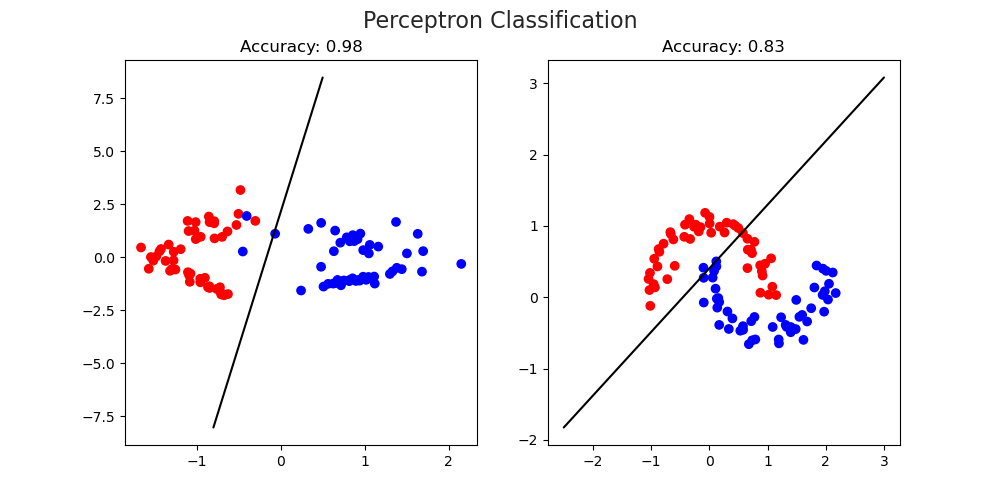

Write Python code to recreate this figure.
import numpy as np
from sklearn.datasets import load_iris, make_classification, make_moons
from sklearn.metrics import accuracy_score
import matplotlib.pyplot as plt
import seaborn as sns


# create a function to display the decision boundary
def f(x, b, w1, w2):
    y = (-(b / w2) / (b / w1)) * x + (-b / w2)
    return y


# create colours for each class
def create_colours(y):
    colours = []
    for i in y:
        if i == 1:
            colours.append("red")
        else:
            colours.append("blue")
    return colours


class Perceptron:
    def __init__(self, n_iter=4, seed=42, eta=0.1):
        self.seed = seed
        self.n_iter = n_iter
        self.eta = eta
        self.W = np.array([])

    @staticmethod
    def pad(X):
        X_instances = X.shape[0]
        X = np.insert(X, 0, np.ones(X_instances), axis=1)
        return X

    @staticmethod
    def z(X, W):
        return X.dot(W)

    @staticmethod
    def a(z):
        z = (-1 if z <= 0 else 1)
        return z

    def fit(self, X_train, y_train):
        X_train = Perceptron.pad(X_train)
        X_features = X_train.shape[1]
        self.W = np.zeros((X_features, 1))

        print(f"Weights: ", self.W.flatten())
        for iteration in range(self.n_iter):
            for x, y in zip(X_train, y_train):
                z = Perceptron.z(x, self.W)
                a = Perceptron.a(z)
                self.W += (self.eta * (y - a) * x)[:, np.newaxis]
            print(f"Weights: ", self.W.flatten())

    def predict(self, X):
        X = Perceptron.pad(X)
        z = Perceptron.z(X, self.W)
        a = np.sign(z)

        return a


if __name__ == "__main__":
    # load the data
    X_simple, y_simple = make_classification(n_features=2, n_classes=2, n_redundant=0, n_informative=2, random_state=1)
    # transform the labels into -1 and 1
    y_simple = np.where(y_simple == 0, 1, -1)

    # load the data
    X_difficult, y_difficult = noisy_moons = make_moons(n_samples=100, noise=0.1)
    # transform the labels into -1 and 1
    y_difficult = np.where(y_difficult == 0, 1, -1)

    y_simple_colours = create_colours(y_simple)
    y_difficult_colours = create_colours(y_difficult)

    print("\n--Simple Data Perceptron--\n")
    model_simple = Perceptron()
    model_simple.fit(X_simple, y_simple)
    predicted_simple = model_simple.predict(X_simple)
    accuracy_simple = accuracy_score(y_simple, predicted_simple)

    print("\n--Difficult Data Perceptron--\n")
    model_difficult = Perceptron()
    model_difficult.fit(X_difficult, y_difficult)
    predicted_difficult = model_difficult.predict(X_difficult)
    accuracy_difficult = accuracy_score(y_difficult, predicted_difficult)

    weights_simple = model_simple.W.flatten()[1:]
    bias_simple = model_simple.W.flatten()[0]

    weights_difficult = model_difficult.W.flatten()[1:]
    bias_difficult = model_difficult.W.flatten()[0]

    x_simple = np.linspace(-0.8, 0.5, 50)
    y_simple = f(x_simple, bias_simple, weights_simple[0], weights_simple[1])

    x_difficult = np.linspace(-2.5, 3, 50)
    y_difficult = f(x_difficult, bias_difficult, weights_difficult[0], weights_difficult[1])

    fig, (ax1, ax2) = plt.subplots(1, 2, figsize=(10, 5))
    sns.set_style("whitegrid")
    fig.suptitle('Perceptron Classification', fontsize=16)
    ax1.scatter(X_simple[:, 0], X_simple[:, 1], c=y_simple_colours)
    ax1.plot(x_simple, y_simple, c="black")
    ax1.set_title(f"Accuracy: {accuracy_simple}")
    ax1.axis(True)

    ax2.scatter(X_difficult[:, 0], X_difficult[:, 1], c=y_difficult_colours)
    ax2.plot(x_difficult, y_difficult, c="black")
    ax2.set_title(f"Accuracy: {accuracy_difficult}")

    plt.savefig("Perceptron.png")
    plt.show()
